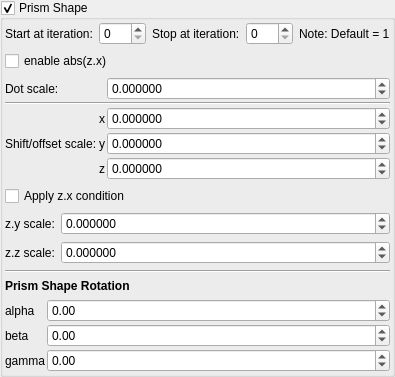
    <widget class="MyGroupBox" name="groupCheck_transf_function_enabledx">
     <property name="title">
      <string>Prism Shape</string>
     </property>
     <property name="checkable">
      <bool>true</bool>
     </property>
     <layout class="QVBoxLayout" name="verticalLayout_3">
      <property name="leftMargin">
       <number>2</number>
      </property>
      <property name="topMargin">
       <number>2</number>
      </property>
      <property name="rightMargin">
       <number>2</number>
      </property>
      <property name="bottomMargin">
       <number>2</number>
      </property>
      <item>
       <layout class="QHBoxLayout" name="horizontalLayout">
        <item>
         <widget class="QLabel" name="label_69">
          <property name="text">
           <string>Start at iteration:</string>
          </property>
          <property name="wordWrap">
           <bool>true</bool>
          </property>
         </widget>
        </item>
        <item>
         <widget class="MySpinBox" name="spinboxInt_transf_start_iterations">
          <property name="sizePolicy">
           <sizepolicy hsizetype="Minimum" vsizetype="Maximum">
            <horstretch>0</horstretch>
            <verstretch>0</verstretch>
           </sizepolicy>
          </property>
          <property name="minimum">
           <number>0</number>
          </property>
          <property name="maximum">
           <number>999</number>
          </property>
          <property name="value">
           <number>0</number>
          </property>
         </widget>
        </item>
        <item>
         <widget class="QLabel" name="label_51">
          <property name="text">
           <string>Stop at iteration:</string>
          </property>
          <property name="wordWrap">
           <bool>true</bool>
          </property>
         </widget>
        </item>
        <item>
         <widget class="MySpinBox" name="spinboxInt_transf_stop_iterations_1">
          <property name="sizePolicy">
           <sizepolicy hsizetype="Preferred" vsizetype="Maximum">
            <horstretch>0</horstretch>
            <verstretch>0</verstretch>
           </sizepolicy>
          </property>
          <property name="maximum">
           <number>999</number>
          </property>
         </widget>
        </item>
        <item>
         <widget class="QLabel" name="label_133">
          <property name="text">
           <string>Note: Default = 1</string>
          </property>
          <property name="wordWrap">
           <bool>true</bool>
          </property>
         </widget>
        </item>
       </layout>
      </item>
      <item>
       <widget class="MyCheckBox" name="checkBox_transf_function_enabledF_false">
        <property name="text">
         <string>enable abs(z.x)</string>
        </property>
       </widget>
      </item>
      <item>
       <layout class="QGridLayout" name="gridLayout_34" columnstretch="0,0,1">
        <property name="spacing">
         <number>2</number>
        </property>
        <item row="2" column="1">
         <widget class="QLabel" name="label_129">
          <property name="sizePolicy">
           <sizepolicy hsizetype="Preferred" vsizetype="Preferred">
            <horstretch>0</horstretch>
            <verstretch>0</verstretch>
           </sizepolicy>
          </property>
          <property name="text">
           <string notr="true">x</string>
          </property>
          <property name="alignment">
           <set>Qt::AlignRight|Qt::AlignTrailing|Qt::AlignVCenter</set>
          </property>
         </widget>
        </item>
        <item row="4" column="1">
         <widget class="QLabel" name="label_131">
          <property name="sizePolicy">
           <sizepolicy hsizetype="Preferred" vsizetype="Preferred">
            <horstretch>0</horstretch>
            <verstretch>0</verstretch>
           </sizepolicy>
          </property>
          <property name="text">
           <string notr="true">z</string>
          </property>
          <property name="alignment">
           <set>Qt::AlignRight|Qt::AlignTrailing|Qt::AlignVCenter</set>
          </property>
         </widget>
        </item>
        <item row="2" column="2">
         <widget class="MyDoubleSpinBox" name="spinbox3_transf_constant_multiplier_000_x">
          <property name="sizePolicy">
           <sizepolicy hsizetype="Minimum" vsizetype="Maximum">
            <horstretch>0</horstretch>
            <verstretch>0</verstretch>
           </sizepolicy>
          </property>
          <property name="prefix">
           <string/>
          </property>
          <property name="suffix">
           <string/>
          </property>
          <property name="decimals">
           <number>6</number>
          </property>
          <property name="minimum">
           <double>-99.000000000000000</double>
          </property>
          <property name="maximum">
           <double>99.000000000000000</double>
          </property>
          <property name="singleStep">
           <double>0.100000000000000</double>
          </property>
         </widget>
        </item>
        <item row="3" column="2">
         <widget class="MyDoubleSpinBox" name="spinbox3_transf_constant_multiplier_000_y">
          <property name="sizePolicy">
           <sizepolicy hsizetype="Minimum" vsizetype="Maximum">
            <horstretch>0</horstretch>
            <verstretch>0</verstretch>
           </sizepolicy>
          </property>
          <property name="prefix">
           <string/>
          </property>
          <property name="suffix">
           <string/>
          </property>
          <property name="decimals">
           <number>6</number>
          </property>
          <property name="minimum">
           <double>-99.000000000000000</double>
          </property>
          <property name="maximum">
           <double>99.000000000000000</double>
          </property>
          <property name="singleStep">
           <double>0.100000000000000</double>
          </property>
         </widget>
        </item>
        <item row="3" column="0">
         <widget class="QLabel" name="label_174">
          <property name="text">
           <string>Shift/offset scale:</string>
          </property>
         </widget>
        </item>
        <item row="0" column="0">
         <widget class="QLabel" name="label_177">
          <property name="text">
           <string>Dot scale:</string>
          </property>
         </widget>
        </item>
        <item row="1" column="0" colspan="3">
         <widget class="Line" name="line_3">
          <property name="orientation">
           <enum>Qt::Horizontal</enum>
          </property>
         </widget>
        </item>
        <item row="0" column="2">
         <widget class="MyDoubleSpinBox" name="spinbox_transf_scale">
          <property name="sizePolicy">
           <sizepolicy hsizetype="Minimum" vsizetype="Maximum">
            <horstretch>0</horstretch>
            <verstretch>0</verstretch>
           </sizepolicy>
          </property>
          <property name="font">
           <font>
            <weight>50</weight>
            <bold>false</bold>
           </font>
          </property>
          <property name="prefix">
           <string/>
          </property>
          <property name="suffix">
           <string/>
          </property>
          <property name="decimals">
           <number>6</number>
          </property>
          <property name="minimum">
           <double>-99.989999999999995</double>
          </property>
          <property name="maximum">
           <double>99.989999999999995</double>
          </property>
          <property name="singleStep">
           <double>0.100000000000000</double>
          </property>
         </widget>
        </item>
        <item row="3" column="1">
         <widget class="QLabel" name="label_130">
          <property name="sizePolicy">
           <sizepolicy hsizetype="Preferred" vsizetype="Preferred">
            <horstretch>0</horstretch>
            <verstretch>0</verstretch>
           </sizepolicy>
          </property>
          <property name="text">
           <string notr="true">y</string>
          </property>
          <property name="alignment">
           <set>Qt::AlignRight|Qt::AlignTrailing|Qt::AlignVCenter</set>
          </property>
         </widget>
        </item>
        <item row="4" column="2">
         <widget class="MyDoubleSpinBox" name="spinbox3_transf_constant_multiplier_000_z">
          <property name="sizePolicy">
           <sizepolicy hsizetype="Minimum" vsizetype="Maximum">
            <horstretch>0</horstretch>
            <verstretch>0</verstretch>
           </sizepolicy>
          </property>
          <property name="prefix">
           <string/>
          </property>
          <property name="suffix">
           <string/>
          </property>
          <property name="decimals">
           <number>6</number>
          </property>
          <property name="minimum">
           <double>-99.000000000000000</double>
          </property>
          <property name="maximum">
           <double>99.000000000000000</double>
          </property>
          <property name="singleStep">
           <double>0.100000000000000</double>
          </property>
         </widget>
        </item>
       </layout>
      </item>
      <item>
       <widget class="MyCheckBox" name="checkBox_transf_function_enabledy_false">
        <property name="text">
         <string>Apply z.x condition</string>
        </property>
       </widget>
      </item>
      <item>
       <layout class="QGridLayout" name="gridLayout" columnstretch="0,1">
        <item row="1" column="0">
         <widget class="QLabel" name="label_111">
          <property name="text">
           <string>z.z scale:</string>
          </property>
         </widget>
        </item>
        <item row="0" column="0">
         <widget class="QLabel" name="label_106">
          <property name="text">
           <string>z.y scale:</string>
          </property>
         </widget>
        </item>
        <item row="1" column="1">
         <widget class="MyDoubleSpinBox" name="spinbox_transf_scaleB_1">
          <property name="sizePolicy">
           <sizepolicy hsizetype="Minimum" vsizetype="Maximum">
            <horstretch>0</horstretch>
            <verstretch>0</verstretch>
           </sizepolicy>
          </property>
          <property name="prefix">
           <string/>
          </property>
          <property name="suffix">
           <string/>
          </property>
          <property name="decimals">
           <number>6</number>
          </property>
          <property name="minimum">
           <double>-99.000000000000000</double>
          </property>
          <property name="maximum">
           <double>99.000000000000000</double>
          </property>
          <property name="singleStep">
           <double>0.100000000000000</double>
          </property>
         </widget>
        </item>
        <item row="0" column="1">
         <widget class="MyDoubleSpinBox" name="spinbox_transf_scaleA_1">
          <property name="sizePolicy">
           <sizepolicy hsizetype="Minimum" vsizetype="Maximum">
            <horstretch>0</horstretch>
            <verstretch>0</verstretch>
           </sizepolicy>
          </property>
          <property name="prefix">
           <string/>
          </property>
          <property name="suffix">
           <string/>
          </property>
          <property name="decimals">
           <number>6</number>
          </property>
          <property name="minimum">
           <double>-99.000000000000000</double>
          </property>
          <property name="maximum">
           <double>99.000000000000000</double>
          </property>
          <property name="singleStep">
           <double>0.100000000000000</double>
          </property>
         </widget>
        </item>
       </layout>
      </item>
      <item>
       <widget class="Line" name="line_23">
        <property name="orientation">
         <enum>Qt::Horizontal</enum>
        </property>
       </widget>
      </item>
      <item>
       <widget class="QLabel" name="label_112">
        <property name="font">
         <font>
          <weight>75</weight>
          <bold>true</bold>
         </font>
        </property>
        <property name="text">
         <string>Prism Shape Rotation</string>
        </property>
       </widget>
      </item>
      <item>
       <layout class="QGridLayout" name="gridLayout_10" columnstretch="0,1">
        <property name="spacing">
         <number>2</number>
        </property>
        <item row="3" column="0">
         <widget class="QLabel" name="label_34">
          <property name="text">
           <string notr="true">beta</string>
          </property>
         </widget>
        </item>
        <item row="4" column="1">
         <widget class="MyDoubleSpinBox" name="spinboxd3_transf_rotation_z">
          <property name="sizePolicy">
           <sizepolicy hsizetype="Minimum" vsizetype="Maximum">
            <horstretch>0</horstretch>
            <verstretch>0</verstretch>
           </sizepolicy>
          </property>
          <property name="prefix">
           <string/>
          </property>
          <property name="suffix">
           <string/>
          </property>
          <property name="decimals">
           <number>2</number>
          </property>
          <property name="minimum">
           <double>-180.000000000000000</double>
          </property>
          <property name="maximum">
           <double>180.000000000000000</double>
          </property>
          <property name="singleStep">
           <double>1.000000000000000</double>
          </property>
         </widget>
        </item>
        <item row="2" column="0">
         <widget class="QLabel" name="label_35">
          <property name="text">
           <string notr="true">alpha</string>
          </property>
         </widget>
        </item>
        <item row="2" column="1">
         <widget class="MyDoubleSpinBox" name="spinboxd3_transf_rotation_x">
          <property name="sizePolicy">
           <sizepolicy hsizetype="Minimum" vsizetype="Maximum">
            <horstretch>0</horstretch>
            <verstretch>0</verstretch>
           </sizepolicy>
          </property>
          <property name="prefix">
           <string/>
          </property>
          <property name="suffix">
           <string/>
          </property>
          <property name="decimals">
           <number>2</number>
          </property>
          <property name="minimum">
           <double>-180.000000000000000</double>
          </property>
          <property name="maximum">
           <double>180.000000000000000</double>
          </property>
          <property name="singleStep">
           <double>1.000000000000000</double>
          </property>
         </widget>
        </item>
        <item row="3" column="1">
         <widget class="MyDoubleSpinBox" name="spinboxd3_transf_rotation_y">
          <property name="sizePolicy">
           <sizepolicy hsizetype="Minimum" vsizetype="Maximum">
            <horstretch>0</horstretch>
            <verstretch>0</verstretch>
           </sizepolicy>
          </property>
          <property name="prefix">
           <string/>
          </property>
          <property name="suffix">
           <string/>
          </property>
          <property name="decimals">
           <number>2</number>
          </property>
          <property name="minimum">
           <double>-180.000000000000000</double>
          </property>
          <property name="maximum">
           <double>180.000000000000000</double>
          </property>
          <property name="singleStep">
           <double>1.000000000000000</double>
          </property>
         </widget>
        </item>
        <item row="4" column="0">
         <widget class="QLabel" name="label_36">
          <property name="text">
           <string notr="true">gamma</string>
          </property>
         </widget>
        </item>
       </layout>
      </item>
     </layout>
    </widget>
